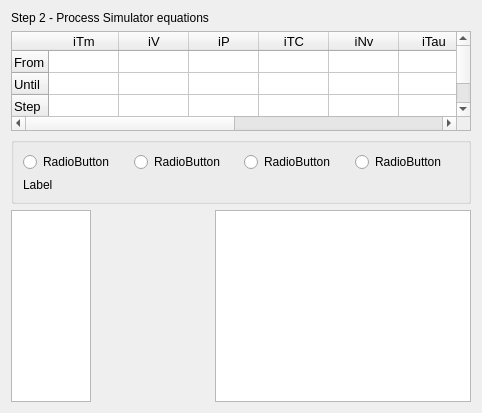
     <widget class="QWidget" name="page_6">
      <layout class="QGridLayout" name="gridLayout_2">
       <item row="0" column="0" colspan="2">
        <widget class="QLabel" name="pageName_2">
         <property name="sizePolicy">
          <sizepolicy hsizetype="Preferred" vsizetype="Fixed">
           <horstretch>0</horstretch>
           <verstretch>0</verstretch>
          </sizepolicy>
         </property>
         <property name="text">
          <string>Step 2 - Process Simulator equations</string>
         </property>
        </widget>
       </item>
       <item row="1" column="0" colspan="3">
        <widget class="QTableWidget" name="tIters">
         <property name="sizePolicy">
          <sizepolicy hsizetype="Expanding" vsizetype="Fixed">
           <horstretch>0</horstretch>
           <verstretch>0</verstretch>
          </sizepolicy>
         </property>
         <property name="minimumSize">
          <size>
           <width>0</width>
           <height>100</height>
          </size>
         </property>
         <property name="maximumSize">
          <size>
           <width>16777215</width>
           <height>100</height>
          </size>
         </property>
         <property name="font">
          <font>
           <pointsize>10</pointsize>
          </font>
         </property>
         <property name="layoutDirection">
          <enum>Qt::LeftToRight</enum>
         </property>
         <property name="textElideMode">
          <enum>Qt::ElideLeft</enum>
         </property>
         <attribute name="horizontalHeaderDefaultSectionSize">
          <number>70</number>
         </attribute>
         <attribute name="horizontalHeaderMinimumSectionSize">
          <number>10</number>
         </attribute>
         <attribute name="verticalHeaderDefaultSectionSize">
          <number>22</number>
         </attribute>
         <attribute name="verticalHeaderHighlightSections">
          <bool>false</bool>
         </attribute>
         <attribute name="verticalHeaderDefaultSectionSize">
          <number>22</number>
         </attribute>
         <attribute name="horizontalHeaderMinimumSectionSize">
          <number>10</number>
         </attribute>
         <attribute name="verticalHeaderHighlightSections">
          <bool>false</bool>
         </attribute>
         <attribute name="horizontalHeaderDefaultSectionSize">
          <number>70</number>
         </attribute>
         <row>
          <property name="text">
           <string>From</string>
          </property>
         </row>
         <row>
          <property name="text">
           <string>Until</string>
          </property>
         </row>
         <row>
          <property name="text">
           <string>Step</string>
          </property>
         </row>
         <column>
          <property name="text">
           <string>iTm</string>
          </property>
          <property name="font">
           <font>
            <pointsize>10</pointsize>
           </font>
          </property>
         </column>
         <column>
          <property name="text">
           <string>iV</string>
          </property>
          <property name="font">
           <font>
            <pointsize>10</pointsize>
           </font>
          </property>
         </column>
         <column>
          <property name="text">
           <string>iP</string>
          </property>
          <property name="font">
           <font>
            <pointsize>10</pointsize>
           </font>
          </property>
         </column>
         <column>
          <property name="text">
           <string>iTC</string>
          </property>
          <property name="font">
           <font>
            <pointsize>10</pointsize>
           </font>
          </property>
         </column>
         <column>
          <property name="text">
           <string>iNv</string>
          </property>
          <property name="font">
           <font>
            <pointsize>10</pointsize>
           </font>
          </property>
         </column>
         <column>
          <property name="text">
           <string>iTau</string>
          </property>
          <property name="font">
           <font>
            <pointsize>10</pointsize>
           </font>
          </property>
         </column>
         <column>
          <property name="text">
           <string>ipXi</string>
          </property>
          <property name="font">
           <font>
            <pointsize>10</pointsize>
           </font>
          </property>
         </column>
         <column>
          <property name="text">
           <string>iNu</string>
          </property>
          <property name="font">
           <font>
            <pointsize>10</pointsize>
           </font>
          </property>
         </column>
         <column>
          <property name="text">
           <string>ipH</string>
          </property>
          <property name="font">
           <font>
            <pointsize>10</pointsize>
           </font>
          </property>
         </column>
         <column>
          <property name="text">
           <string>ipe</string>
          </property>
          <property name="font">
           <font>
            <pointsize>10</pointsize>
           </font>
          </property>
         </column>
         <item row="0" column="0">
          <property name="text">
           <string/>
          </property>
          <property name="textAlignment">
           <set>AlignRight|AlignVCenter</set>
          </property>
         </item>
        </widget>
       </item>
       <item row="2" column="0" colspan="3">
        <widget class="QGroupBox" name="boxTypes">
         <property name="title">
          <string/>
         </property>
         <layout class="QGridLayout" name="gridLayout">
          <item row="0" column="0">
           <widget class="QRadioButton" name="sub1">
            <property name="text">
             <string>RadioButton</string>
            </property>
           </widget>
          </item>
          <item row="0" column="1">
           <widget class="QRadioButton" name="sub2">
            <property name="text">
             <string>RadioButton</string>
            </property>
           </widget>
          </item>
          <item row="0" column="2">
           <widget class="QRadioButton" name="sub3">
            <property name="text">
             <string>RadioButton</string>
            </property>
           </widget>
          </item>
          <item row="0" column="3">
           <widget class="QRadioButton" name="sub4">
            <property name="text">
             <string>RadioButton</string>
            </property>
           </widget>
          </item>
          <item row="1" column="0" colspan="4">
           <widget class="QLabel" name="lAbout">
            <property name="text">
             <string>Label</string>
            </property>
            <property name="wordWrap">
             <bool>true</bool>
            </property>
           </widget>
          </item>
         </layout>
        </widget>
       </item>
       <item row="3" column="0">
        <widget class="QListWidget" name="listObj">
         <property name="sizePolicy">
          <sizepolicy hsizetype="Fixed" vsizetype="Expanding">
           <horstretch>0</horstretch>
           <verstretch>0</verstretch>
          </sizepolicy>
         </property>
         <property name="minimumSize">
          <size>
           <width>80</width>
           <height>0</height>
          </size>
         </property>
         <property name="maximumSize">
          <size>
           <width>80</width>
           <height>16777215</height>
          </size>
         </property>
         <property name="font">
          <font>
           <pointsize>10</pointsize>
          </font>
         </property>
        </widget>
       </item>
       <item row="3" column="1">
        <widget class="QStackedWidget" name="pageLists"/>
       </item>
       <item row="3" column="2">
        <widget class="QTextEdit" name="textEquat1">
         <property name="readOnly">
          <bool>true</bool>
         </property>
        </widget>
       </item>
      </layout>
     </widget>
